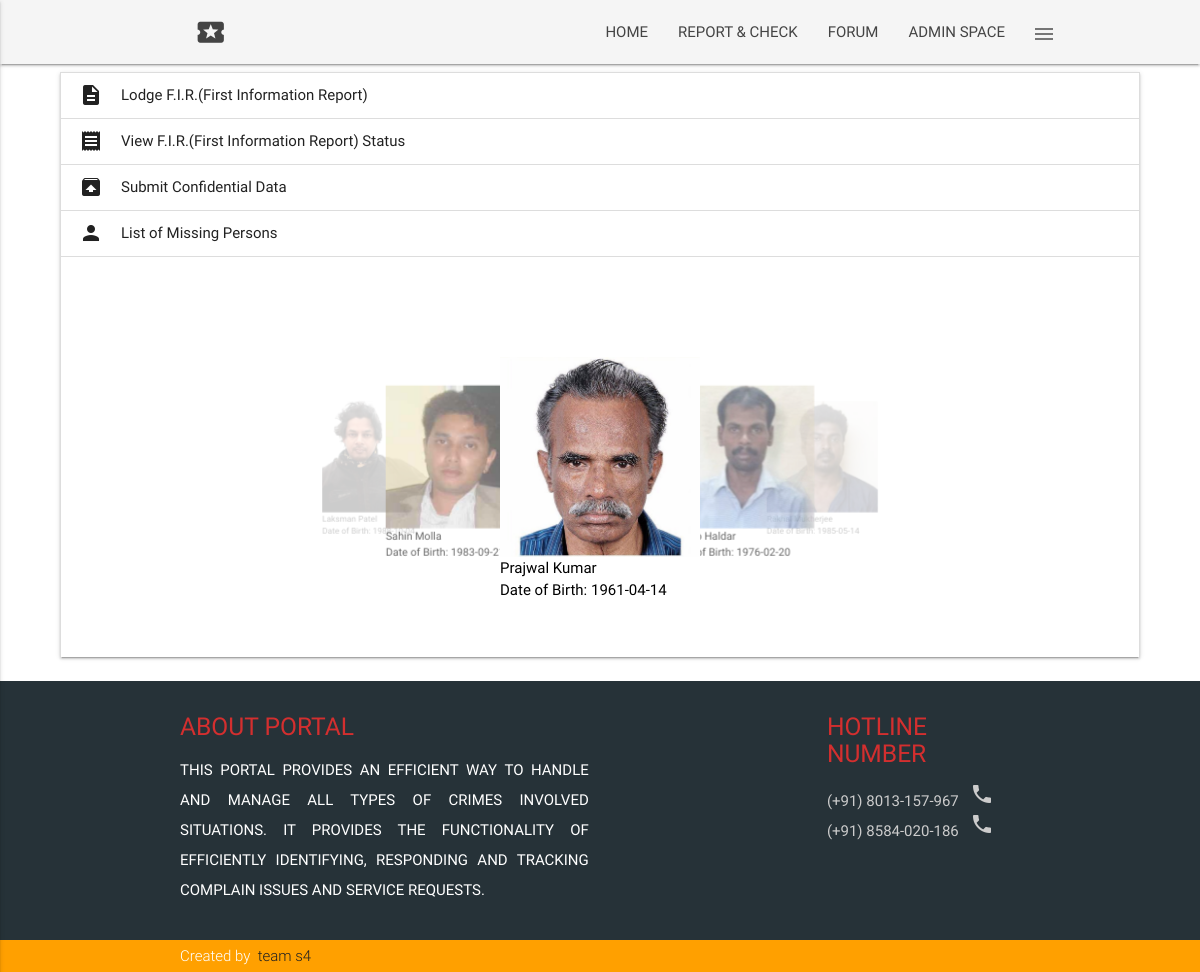
/report.php (signed in), run on the app's committed database.
### tables this page shows
CREATE TABLE `missing_person` (
  `id` int(11) NOT NULL,
  `full_name` varchar(64) NOT NULL,
  `place_of_birth` varchar(32) DEFAULT NULL,
  `date_of_birth` date DEFAULT NULL,
  `physical_desc` varchar(1024) DEFAULT NULL,
  `last_seen` varchar(512) DEFAULT NULL,
  `picture` varchar(256) DEFAULT NULL,
  `voter_id` varchar(10) DEFAULT NULL,
  `aadhaar_id` varchar(12) DEFAULT NULL,
  `other_details` varchar(1024) DEFAULT NULL,
  `user_email` varchar(100) NOT NULL
);

### core/init.php (called while the page is built, shortened)
<?php
include 'functions/general.php';
include 'functions/users.php';
if(logged_in() === true){
	$session_user_id = $_SESSION['user_id'];
	$user_data = user_data($session_user_id, 'user_id', 'username', 'password', 'password_recover', 'active','first_name', 'last_name', 'gender', 'date_of_birth', 'email', 'phone', 'address1', 'address2', 'address3', 'state', 'city', 'pincode', 'profile', 'admin');
}
?>

### core/functions/users.php (called while the page is built, shortened)
<?php
function user_data($user_id){
	$user_id = (int)$user_id;
	$func_num_args = func_num_args();
	$func_get_args = func_get_args();
	if($func_num_args > 1){
		unset($func_get_args[0]);
		$fields = '`' . implode('`, `', $func_get_args) . '`';
		$data = mysql_fetch_assoc(mysql_query("SELECT $fields FROM `users` WHERE `user_id` = $user_id"));
		return $data;
	}
}
function missing_person_data($id){
	$func_num_args = func_num_args();
	$func_get_args = func_get_args();
	if($func_num_args > 1){
		unset($func_get_args[0]);
		$fields = '`' . implode('`, `', $func_get_args) . '`';
		$data = mysql_fetch_assoc(mysql_query("SELECT $fields FROM `missing_person` WHERE `id`=$id"));
		return $data;
	}
}
function fir_exists($email){
	$email = sanitize($email);
	$query = mysql_query("SELECT COUNT(`fir_id`) FROM `fir` WHERE `user_email` = '$email'");
	return (mysql_result($query, 0) >= 1) ? true : false;
}
function missing_person_count(){
	return mysql_result(mysql_query("SELECT COUNT(*) FROM `missing_person`"),0);
}
?>

### core/functions/general.php (called while the page is built, shortened)
<?php
function sanitize($data){
	return htmlentities(strip_tags(mysql_real_escape_string(trim($data))));
}
?>

### report.php (the view, shortened to what this page needs)
<body onload="loadcrime();">
<?php
include_once 'core/init.php';
include_once 'includes/overall/overall_header.php';
?>
	<div class="report_holder">
		<ul class="collapsible" data-collapsible="accordion" id="report">
			<li>
				<div class="collapsible-header <?php if((isset($_POST['lodge']) && empty($errors)===false) || (isset($_GET['fir_registered']) === true && empty($_GET['fir_record_registered']) === true)){ echo 'active'; } ?>"><i class="material-icons">description</i>Lodge F.I.R.(First Information Report)</div>
			</li>
			<?php if(fir_exists($user_data['email']) === true){?>
			<li>
				<div class="collapsible-header <?php if(isset($_POST['check_status']) === true){ echo 'active'; }?>"><i class="material-icons">receipt</i>View F.I.R.(First Information Report) Status</div>
			</li>
			<?php } ?>
			<li>
				<div class="collapsible-header"><i class="material-icons">unarchive</i>Submit Confidential Data</div>
			</li>
			<li>
				<div class="collapsible-header"><i class="material-icons">person</i>List of Missing Persons</div>
				<div class="carousel">
					<?php
						$id = missing_person_count();
						for($i=1;$i<=$id;$i++){
							$missing_person_data = missing_person_data($i, 'full_name', 'date_of_birth', 'picture');
							echo '<a class="carousel-item" href="javascript:void(0)"><img src="'.$missing_person_data['picture'].'"><font color="black">'.$missing_person_data['full_name'].'<br>Date of Birth: '.$missing_person_data['date_of_birth'].'</font></a>';
						}
					?>
				</div>
			</li>
		</ul>
	</div>
</body>
<div class="foot_report">
<?php include_once 'includes/overall/overall_footer.php'; ?>

### css/login.css (style rules this page uses)
#report { width: 90%; position: relative; left: 5%; }
.foot_report { position: relative; bottom: 0; width: 100%; margin-top: 2%; margin-bottom:0px; }

### data on the page
missing_person: picture (picture), full_name "Prajwal Kumar", date_of_birth "1961-04-14"
missing_person: picture (picture), full_name "Subho Haldar", date_of_birth "1976-02-20"
missing_person: picture (picture), date_of_birth "1985-05-14"
missing_person: picture (picture), full_name "Laksman Patel", date_of_birth "1988-10-04"
missing_person: picture (picture), full_name "Sahin Molla", date_of_birth "1983-09-21"
